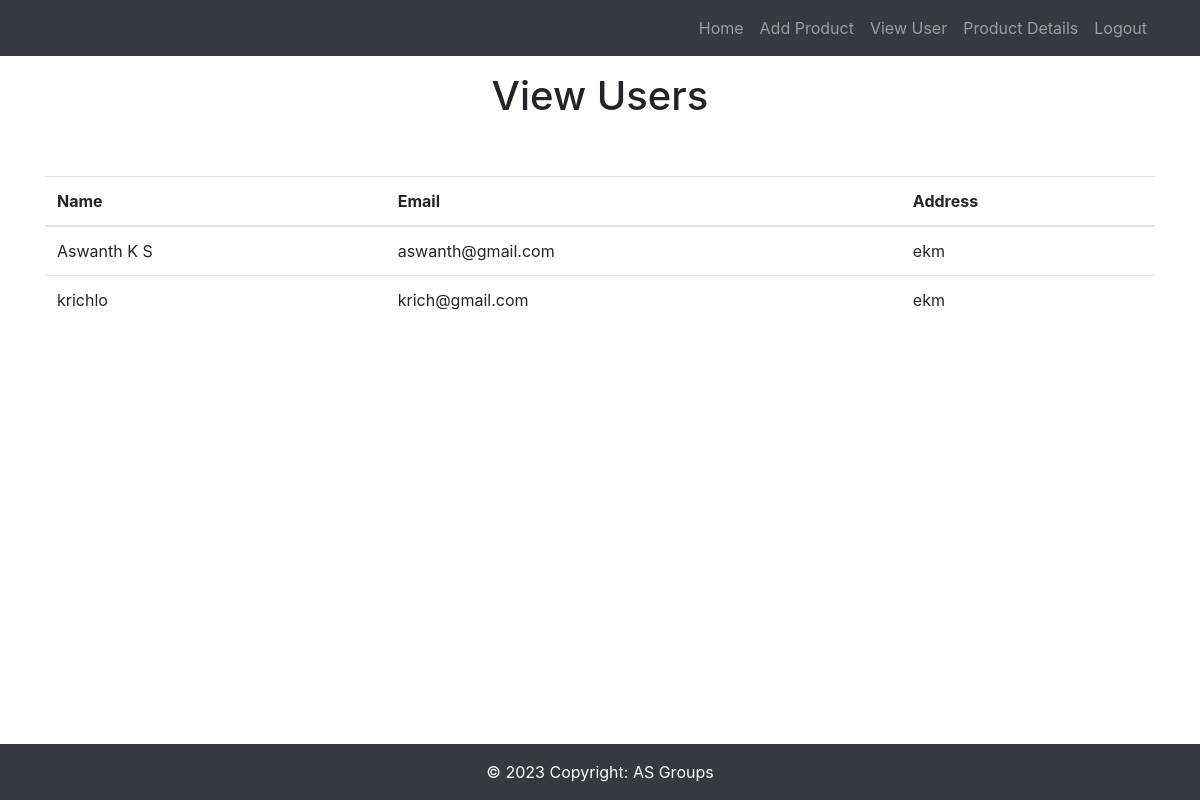
Page /view-user (signed in) on the committed database.
### app1/models.py (models this page shows)
class register(models.Model):
    name=models.CharField(max_length=15)
    email=models.EmailField()
    dob=models.DateField()
    address=models.CharField(max_length=50)
    username=models.CharField(max_length=10,unique=True)
    password=models.CharField(max_length=10)

### app1/views.py (the view)
# urls.py: path('view-user',views.view_user),
def view_user(request):
    if 'id1' in request.session:
        data=register.objects.all()
        print(data)
        return render(request,'view-user.html',{'d':data})
    return redirect(login)

### template/view-user.html (shortened to what this page needs)
<!DOCTYPE html>
<html lang="en">
{% extends "header.html" %}
{% block nav %}
<li class="nav-item"><a class="nav-link" href="adhome">Home</a></li>
<li class="nav-item"><a class="nav-link" href="add_product">Add Product</a></li>
<li class="nav-item"><a class="nav-link" href="view-user">View User</a></li>
<li class="nav-item"><a class="nav-link" href="product_details">Product Details</a></li>
<li class="nav-item"><a class="nav-link" href="">Logout</a></li>
{% endblock nav %}
{% block body %}
<div class="all-page-title page-breadcrumb">
		<div class="container text-center">
			<div class="row mt-3">
				<div class="col-lg-12">
					<h1>View Users</h1>
				</div>
			</div>
		</div>
	</div>
<div class="container">
  <table class="table table-stripped mt-5">
    <thead>
      <tr>
        <th>Name</th>
        <th>Email</th>
        <th>Address</th>
      </tr>
    </thead>
    <tbody>
    {% for i in d %}
      <tr>
        <td>{{i.name}}</td>
        <td>{{i.email}}</td>
        <td>{{i.address}}</td>
      </tr>
    {% endfor %}
    </tbody>
  </table>
</div>
{% endblock body %}

### rows in the picture
register: name "Aswanth K S", email "aswanth@gmail.com", address "ekm"
register: name "krichlo", email "krich@gmail.com", address "ekm"
